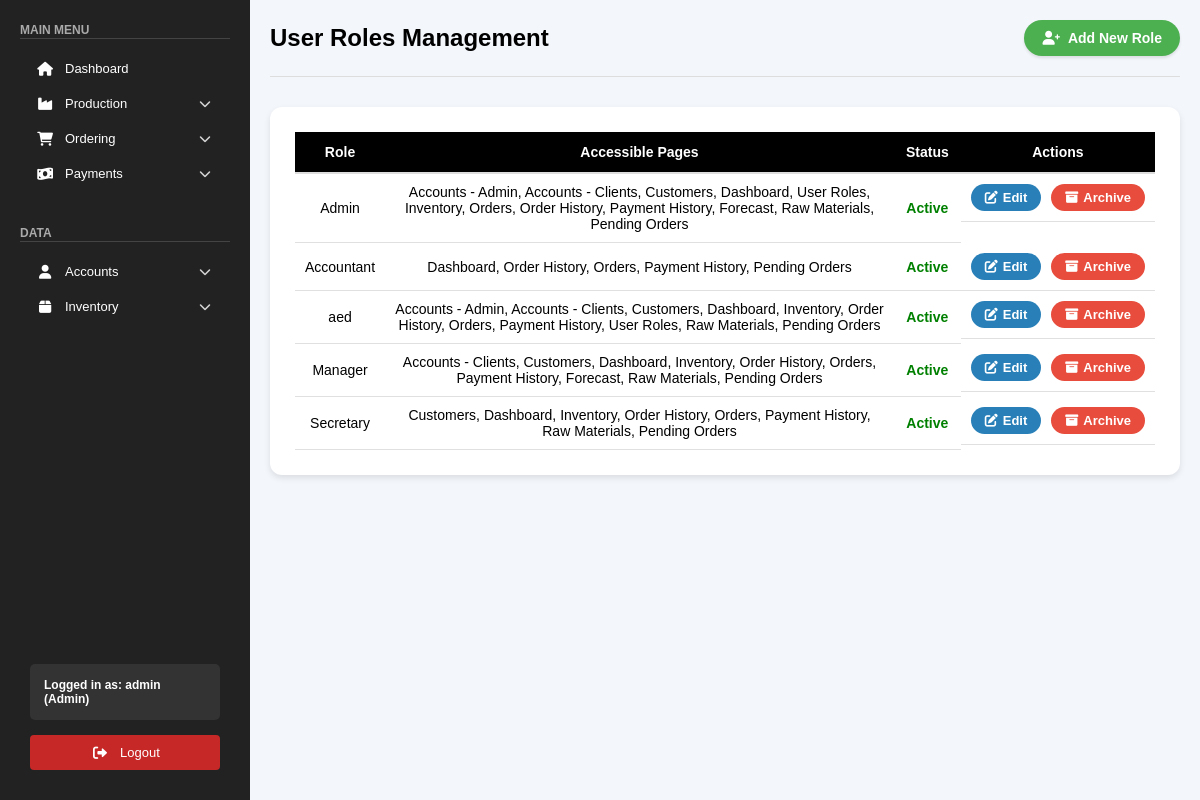
Page /public/pages/user_roles.php (signed in) on the earlier database version.
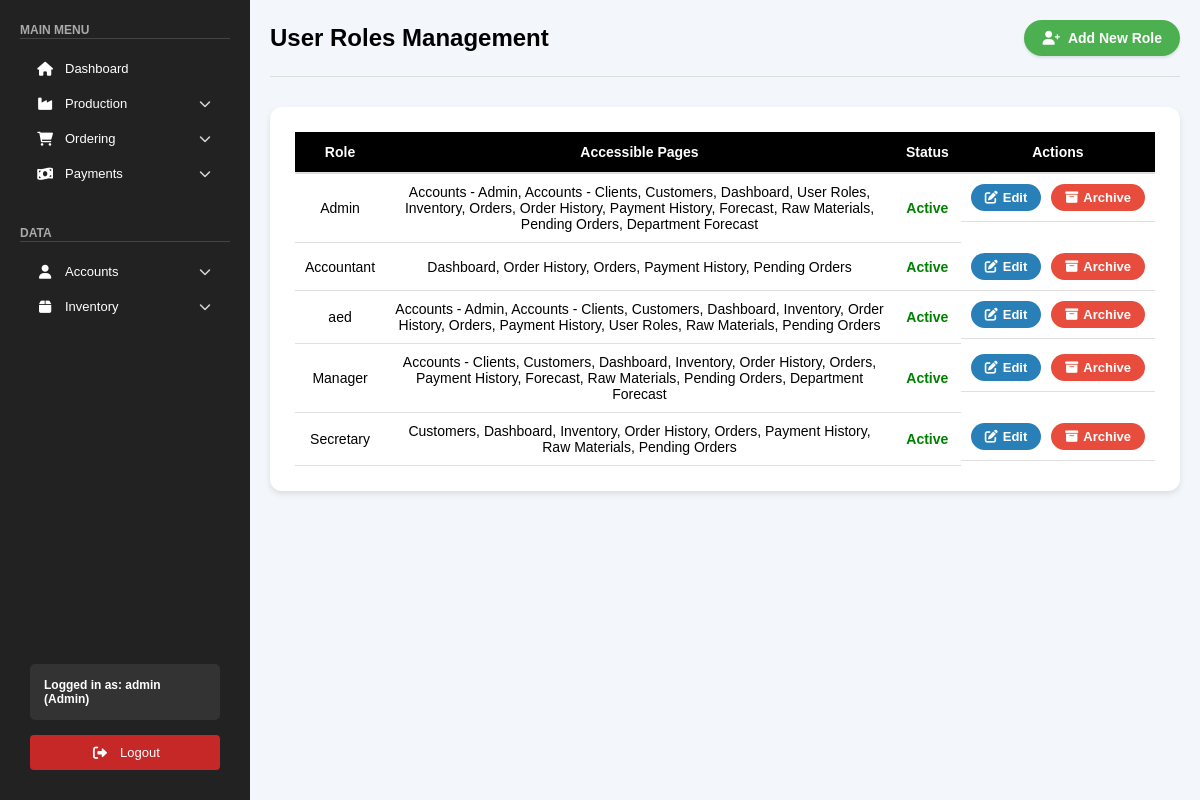
Same page on the later database version.
### tables this page shows
CREATE TABLE `roles` (
  `role_id` int(11) NOT NULL,
  `role_name` varchar(255) DEFAULT NULL,
  `status` enum('active','inactive') DEFAULT 'active',
  `pages` text NOT NULL
);

### public/pages/user_roles.php (the view, shortened to what this page needs)
<?php
include "../../backend/check_role.php";
$roles_query = "SELECT * FROM roles ORDER BY (role_name = 'admin') DESC, role_name ASC";
$roles_result = $conn->query($roles_query);
?>
<!DOCTYPE html>
<html lang="en">
<head>
    <link rel="stylesheet" href="/css/user_roles.css">
    <link rel="stylesheet" href="/css/sidebar.css">
    <link rel="stylesheet" href="https://cdnjs.cloudflare.com/ajax/libs/font-awesome/6.0.0/css/all.min.css">
</head>
<body>
    <?php include '../sidebar.php'; ?>
    <div class="main-content">
        <div class="accounts-header">
            <h1>User Roles Management</h1>
            <button onclick="showRoleForm()" class="add-account-btn">
                <i class="fas fa-user-plus"></i> Add New Role
            </button>
        </div>
        <div class="accounts-table-container">
            <table class="accounts-table">
                <thead>
                    <tr>
                        <th>Role</th>
                        <th>Accessible Pages</th>
                        <th>Status</th>
                        <th>Actions</th>
                    </tr>
                </thead>
                <tbody>
                    <?php while ($role = $roles_result->fetch_assoc()): ?>
                        <tr>
                            <td><?= htmlspecialchars($role['role_name']) ?></td>
                            <td><?= htmlspecialchars($role['pages'] ?? 'None') ?></td>
                            <td class="<?= $role['status'] == 'active' ? 'status-active' : 'status-inactive' ?>">
                                <?= htmlspecialchars(ucfirst($role['status'])) ?>
                            </td>
                            <td class="action-buttons">
                                <?php if ($role['role_name'] !== 'admin'): ?>
                                    <button type="button" class="edit-btn"
                                        onclick="showRoleForm('<?= $role['role_id'] ?>', '<?= htmlspecialchars($role['role_name']) ?>', '<?= htmlspecialchars($role['pages']) ?>')">
                                        <i class="fas fa-edit"></i> Edit
                                    </button>
                                    <form method="POST" action="../../backend/roles/manage_roles.php" style="display:inline;">
                                        <button type="submit" class="<?= $role['status'] == 'active' ? 'archive-btn' : 'activate-btn' ?>">
                                            <i class="fas fa-<?= $role['status'] == 'active' ? 'archive' : 'check' ?>"></i> <?= ucfirst($role['status'] == 'active' ? 'Archive' : 'Activate') ?>
                                        </button>
                                    </form>
                                <?php endif; ?>
                            </td>
                        </tr>
                    <?php endwhile; ?>
                </tbody>
            </table>
        </div>
    </div>
</body>
</html>

Differences in the rows shown:
changed roles "Admin": pages "…Forecast, Raw Materials, Pending Orders" → "…Forecast, Raw Materials, Pending Orders, Department Forecast"
changed roles "Manager": pages "Accounts - Clients, Customers, Dashboard, Inventory, Order History, Orders, Payment History, Forecast, Raw Materials, Pending Orders" → "Accounts - Clients, Customers, Dashboard, Inventory, Order History, Orders, Payment History, Forecast, Raw Materials, Pending Orders, Department Forecast"
